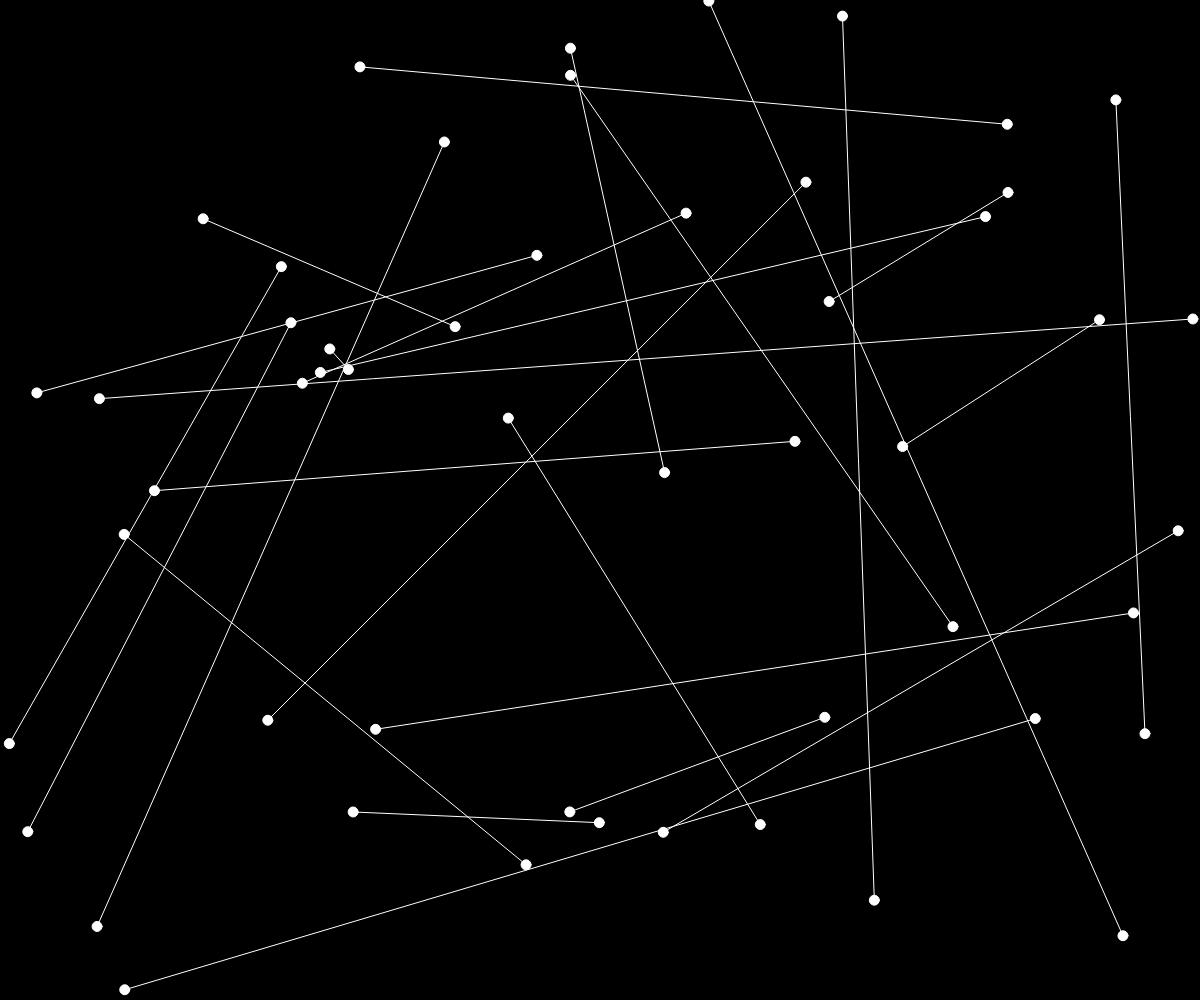
Frame 1 (no input)
Frame 60 (no input): identical to frame 1, image omitted
Frame 120 (the mouse pressed at the canvas centre since frame 60): identical to frame 1, image omitted

The p5.js sketch that drew this single still picture (run headless with seeded random() and noise() and a simulated clock; from frame 60 on, the mouse is pressed at the canvas centre):

// p5.js sketch
// ── sketch.js
let max = 50;
let diam = 10;
function setup() {
  createCanvas(windowWidth, windowHeight);
}

function draw() {
  background(0);
  fill("white");
  strokeWeight(1);
  stroke(255);
  randomSeed(100);

  for(x = 0; x<=max ; x+=2){
    let xpos = random(0, windowWidth);
    let ypos = random(0, windowHeight);
    let xpos1 = random(0, windowWidth);
    let ypos1 = random(0, windowHeight);
    ellipse(xpos,ypos,diam,diam);
    ellipse (xpos1,ypos1,diam,diam);
    line(xpos,ypos,xpos1,ypos1);
    }
  }
